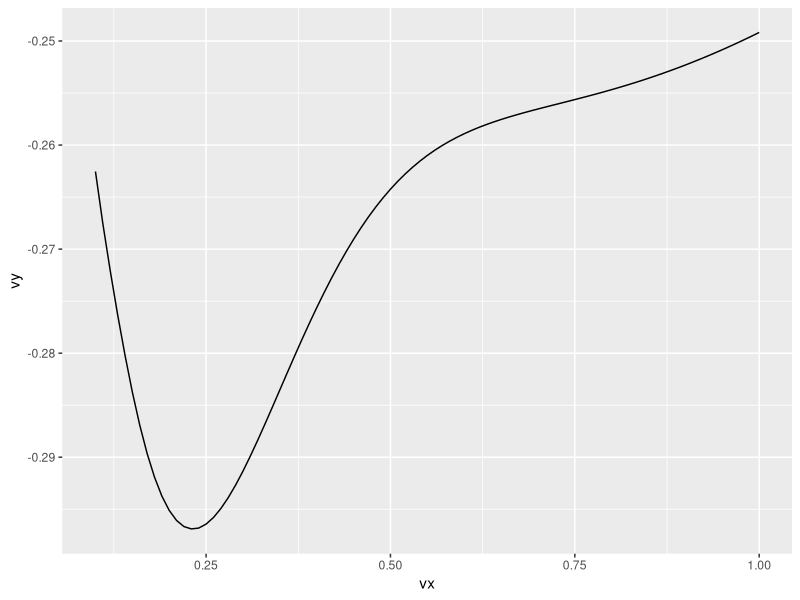

R code for this plot:
X=rnorm(50)

J=function(h){
  fhat=Vectorize(function(x) density(X,from=x,to=x,n=1,bw=h)$y)
  fhati=Vectorize(function(i) density(X[-i],from=X[i],to=X[i],n=1,bw=h)$y)
  F=fhati(1:length(X))
  return(integrate(function(x) fhat(x)^2,-Inf,Inf)$value-2*mean(F))
  }
vx=seq(.1,1,by=.01)
vy=Vectorize(J)(vx)
df=data.frame(vx,vy)
library(ggplot2)
qplot(vx,vy,geom="line",data=df)
